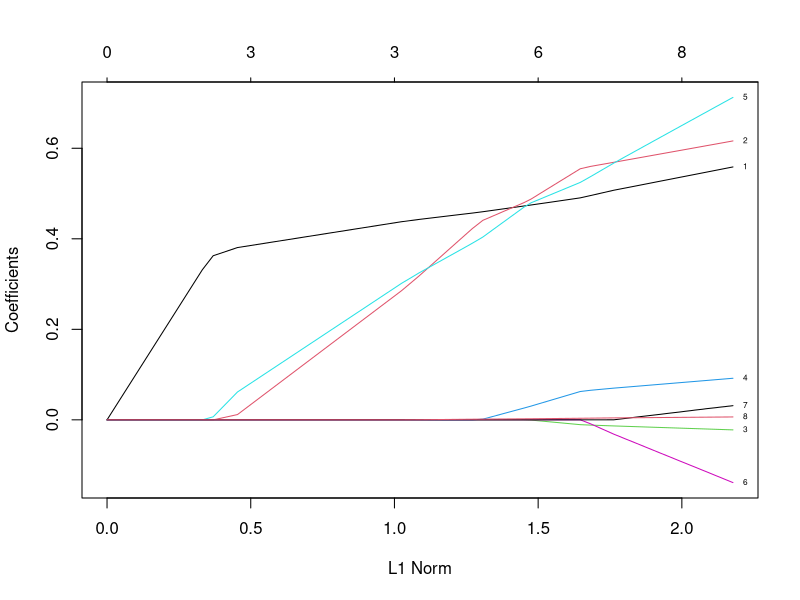
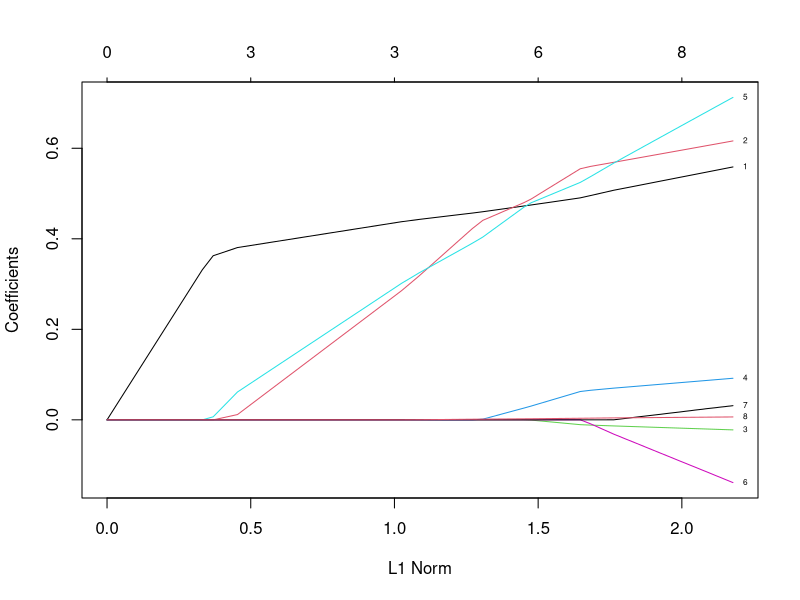
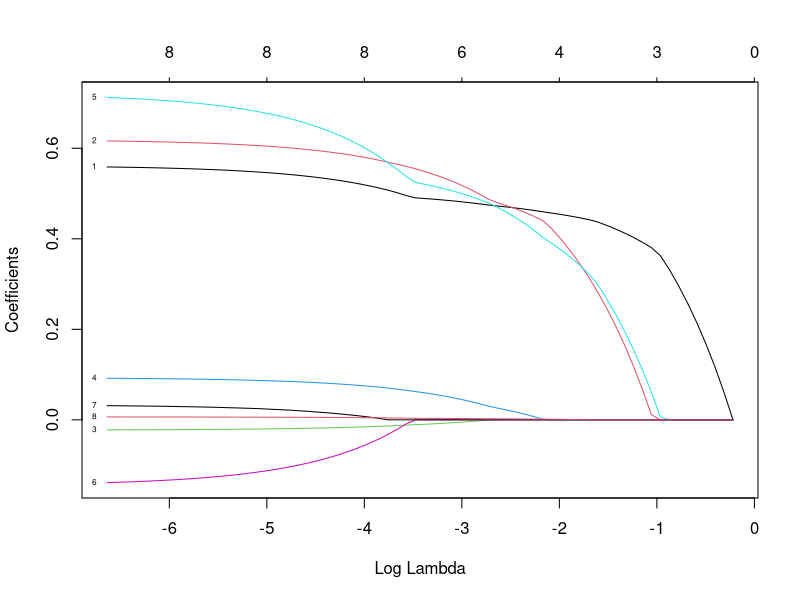

Source code (R) for these figures, in order:
library(glmnet)

#===== Read data
dat <- read.table("prostate_mod.data")

#===== LASSO using glmnet
X <- as.matrix(dat[,-9]); y <- dat[,9] #Create X matrix and y vector
lassoobj <- glmnet(X,y,alpha=1)
plot(lassoobj,label=T)

#===== 5-fold CV on LASSO
set.seed(800)
cvlassoobj <- cv.glmnet(X,y,alpha=1,nfolds=5)
plot(cvlassoobj$glmnet.fit, "norm", label=TRUE)
plot(cvlassoobj$glmnet.fit, "lambda", label=TRUE)
cvlassoobj$lambda.min
coef(cvlassoobj,s=cvlassoobj$lambda.min)

#Alternatively...
cvlassoobj$nzero[which(cvlassoobj$cvm==min(cvlassoobj$cvm))]

#===== EDF of ridge regression with optimal lambda [exp(-1.2)]
xm <- scale(X,scale=F)
xm.svd <- svd(xm)
sum( xm.svd$d^2 / (xm.svd$d^2 + exp(-1.2)) )

#Alternatively...
sum(diag( xm %*% solve( t(xm)%*%xm + exp(-1.2)*diag(ncol(xm)) , t(xm) ) ))
